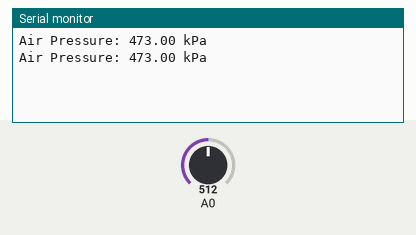
Recording of a sketch running on a simulated Arduino Uno, built with avr-gcc and run on an emulated ATmega328P. Parts: the last lines printed to the serial monitor. The inputs (shaded band) are chosen by the test bench; at power-on: A0 = 512.

Above: at 1.8 s.
1.9 s: A0 set to 716
At 2.7 s:
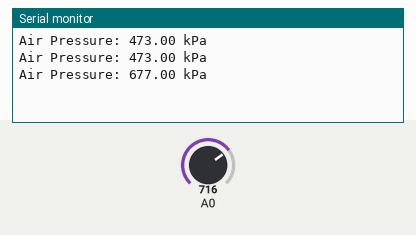
3.4 s: A0 set to 900
At 4.8 s:
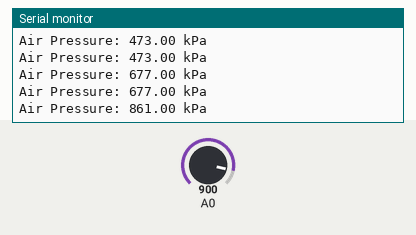
Timing chart, 0 to 6.4 s (numbered marks = the images above; inputs shaded):
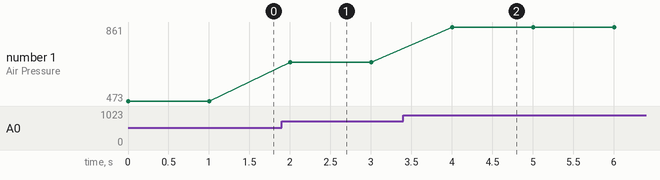

Measured:
- after the input at 1.9 s, the serial monitor: prints a new line after 0.10 s (image 1)
- after the input at 3.4 s, the serial monitor: prints a new line after 0.60 s (image 2)
- plotted number 1: 473 → 677 after the input at 1.9 s, 677 → 861 after the input at 3.4 s

The sketch:

pressure.ino
```cpp
const float SensorOffset = 39;
void setup() {
  Serial.begin(9600);
}

// the loop routine runs over and over again forever:
void loop() {
  // read the input on analog pin 0:
  float sensorValue = (analogRead(A0)-SensorOffset); //Do maths for calibration
  // print out the value you read:
  Serial.print("Air Pressure: ");
  Serial.print(sensorValue,2);
  Serial.println(" kPa");

  delay(1000);        // delay in between reads for stability
}
```
